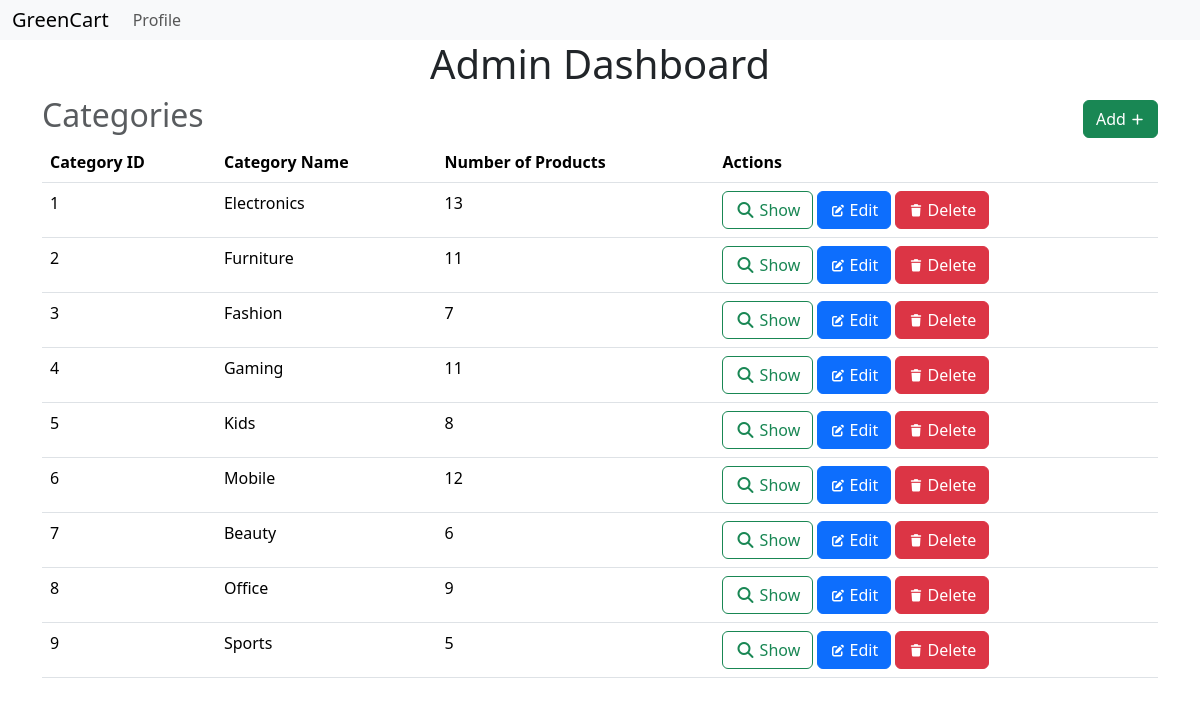
The page /admin (signed in) on the database its author committed.
### models.py (models this page shows)
class Category(db.Model):
    __tablename__ = 'category'
    id = db.Column(db.Integer, primary_key=True)
    name = db.Column(db.String(64), unique=True, nullable=False)
    products = db.relationship('Product', backref='category', lazy=True)

### routes.py (the view)
@app.route('/admin')
@admin_required
def admin():
    user = User.query.get(session['user_id'])
    if not user.is_admin:
        flash('Access denied.')
        return redirect(url_for('index'))
    return render_template('admin.html', user=user, categories=Category.query.all())

### routes.py (called while the page is built)
def admin_required(func):
    @wraps(func)
    def inner(*args, **kwargs):
        if 'user_id' not in session:
            flash('Please log in to access this page.')
            return redirect(url_for('login'))
        user = User.query.get(session['user_id'])
        if not user.is_admin:
            flash('You are not authorized to view this page.')
            return redirect(url_for('index'))
        return func(*args, **kwargs)
    return inner

### templates/admin.html (shortened to what this page needs)
{% extends 'layout.html' %}
{% block content %}
    <h1>Admin Dashboard</h1>
    <div class="heading">
        <h2 class="text-muted">Categories</h2>
        <a class="btn btn-success" href="{{url_for('add_category')}}">
            Add
            <i class="fas fa-plus fa-xs"></i>
        </a>
    </div>
    <table class="table">
        <thead>
            <tr>
                <th>Category ID</th>
                <th>Category Name</th>
                <th>Number of Products</th>
                <th>Actions</th>
            </tr>
        </thead>
        <body>
            {% for category in categories %}
                <tr>
                    <td>{{ category.id }}</td>
                    <td>{{ category.name }}</td>
                    <td>{{ category.products|length }}</td>
                    <td>
                        <a href="{{url_for('show_category', id=category.id)}}" class="btn btn-outline-success">
                            <i class="fas fa-search"></i>
                            Show
                        </a>
                        <a class="btn btn-primary" href="{{ url_for('edit_category', id=category.id) }}">
                            <i class="fas fa-edit fa-xs"></i>
                            Edit
                        </a>
                        <a class="btn btn-danger" href="{{ url_for('delete_category', id=category.id) }}">
                            <i class="fas fa-trash fa-xs"></i>
                            Delete
                        </a>
                    </td>
                </tr>
            {% endfor %}
        </body>
    </table>
{% endblock %}

### templates/layout.html (style rules this page uses)
body { margin: 0; padding: 0; }

### templates/admin.html (style rules this page uses)
.heading { display: flex; justify-content: space-between; align-items: center; }
h1,h2 { text-align: center; }

### rows shown on the page
Category: id "1", name "Electronics", products|length "13"
Category: id "2", name "Furniture", products|length "11"
Category: id "3", name "Fashion", products|length "7"
Category: id "4", name "Gaming", products|length "11"
Category: id "5", name "Kids", products|length "8"
Category: id "6", name "Mobile", products|length "12"
Category: id "7", name "Beauty", products|length "6"
Category: id "8", name "Office", products|length "9"
Category: id "9", name "Sports", products|length "5"
